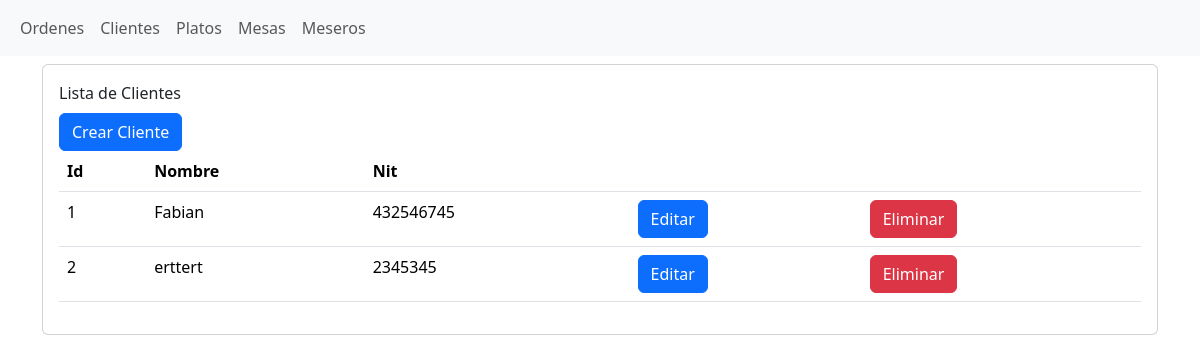
/Restaurante/clientes, run on the app's committed database.
### Restaurante/models/cliente.py (models this page shows, shortened)
class Cliente(models.Model):
    nombres = models.CharField(max_length=50)
    nit = models.CharField(max_length=16)

### Restaurante/views/cliente_views.py (the view)
# urls.py: path("clientes", views.cliente_list, name="cliente_list"),
def cliente_list(request):
    clientes = Cliente.objects.all()
    return render(request, "restaurante/clientes/list.html", {"clientes": clientes})

### templates/Restaurante/clientes/list.html (shortened to what this page needs)
{% extends "Restaurante/base.html" %}
{% block content %}
    <div class="container">
        <div class="row">
            <div class="col">
                <div class="card mt-2">
                    <div class="card-body">
                        <div class="card-title">Lista de Clientes</div>
                        <a class="btn btn-primary" href="{% url 'cliente_create' %}">Crear Cliente</a>
                        <table class="table">
                            <thead>
                            <tr>
                                <th>Id</th>
                                <th>Nombre</th>
                                <th>Nit</th>
                                <th></th>
                                <th></th>
                            </tr>
                            </thead>
                            <tbody>
                            {% for cliente in clientes %}
                                <tr>
                                    <td> {{ cliente.id }}</td>
                                    <td> {{ cliente.nombres }}</td>
                                    <td> {{ cliente.nit }}</td>
                                    <td>
                                        <a class="btn btn-primary"
                                           href="{% url "cliente_edit" cliente.id %}">Editar</a>
                                    </td>
                                    <td>
                                        <form action="{% url "cliente_delete" cliente.id %}" method="post">
                                            <input class="btn btn-danger" type="submit" value="Eliminar">
                                        </form>
                                    </td>
                                </tr>
                            {% endfor %}
                            </tbody>
                        </table>
                    </div>
                </div>
            </div>
        </div>
    </div>
{% endblock %}

### data on the page
Cliente: id "1", nombres "Fabian", nit "432546745"
Cliente: id "2", nombres "erttert", nit "2345345"
